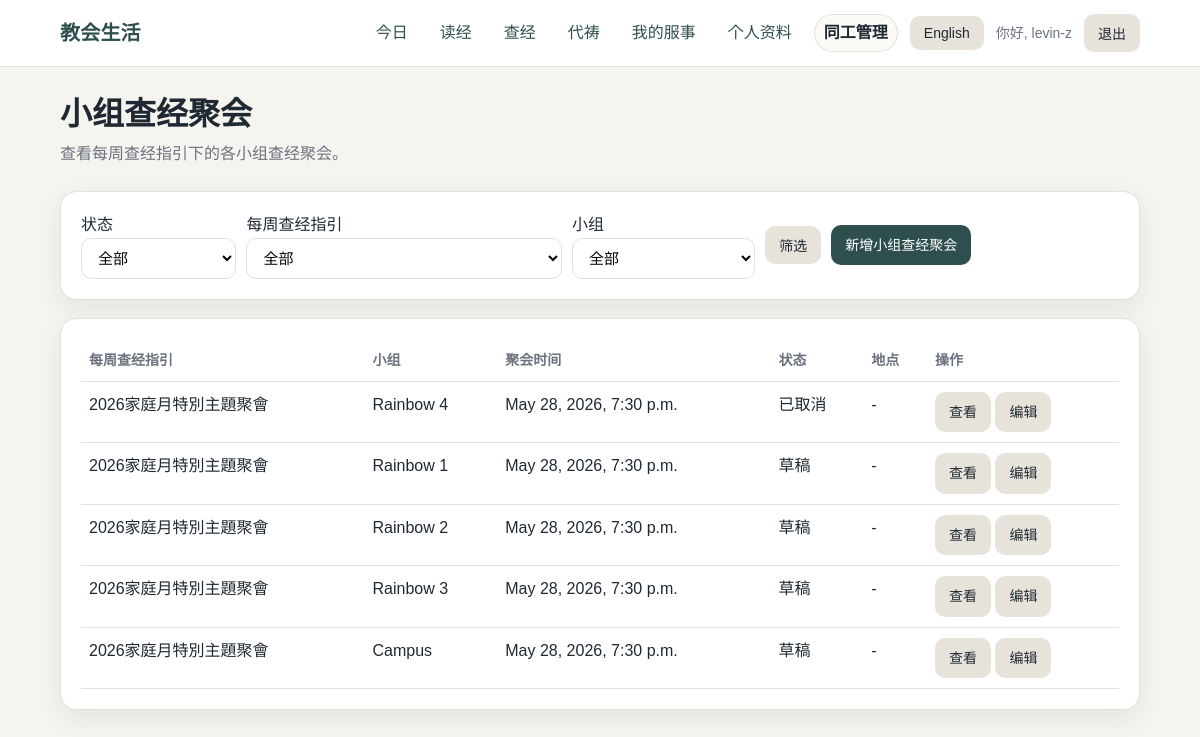
/studies/meetings/manage/ (signed in), run on the app's committed database.
### accounts/models.py (models this page shows, shortened)
class Profile(models.Model):
    LANGUAGE_CHOICES = [
        ("zh", "中文"),
        ("en", "English"),
    ]
    user = models.OneToOneField(
        settings.AUTH_USER_MODEL,
        on_delete=models.CASCADE,
        related_name="profile",
    )
    small_group = models.ForeignKey(
        SmallGroup,
        on_delete=models.SET_NULL,
        null=True,
        blank=True,
        related_name="members",
    )
    preferred_language = models.CharField(
        max_length=2,
        choices=LANGUAGE_CHOICES,
        default="zh",
    )
    must_change_password = models.BooleanField(default=False)

class SmallGroup(models.Model):
    name = models.CharField(max_length=80, unique=True)
    district = models.ForeignKey(
        District,
        on_delete=models.SET_NULL,
        null=True,
        blank=True,
        related_name="small_groups",
    )
    church_structure_unit = models.ForeignKey(
        "ChurchStructureUnit",
        on_delete=models.SET_NULL,
        null=True,
        blank=True,
        related_name="legacy_small_groups",
        help_text=(
            "Optional bridge to the future ChurchStructureUnit tree. "
            "Not required and does not change current runtime behavior."
        ),
    )
    is_active = models.BooleanField(default=True)
    def __str__(self):
        return self.name

### studies/models.py (models this page shows, shortened)
class BibleStudyMeeting(models.Model):
    STATUS_DRAFT = "draft"
    STATUS_PUBLISHED = "published"
    STATUS_COMPLETED = "completed"
    STATUS_CANCELLED = "cancelled"
    STATUS_CHOICES = [
        (STATUS_DRAFT, "Draft"),
        (STATUS_PUBLISHED, "Published"),
        (STATUS_COMPLETED, "Completed"),
        (STATUS_CANCELLED, "Cancelled"),
    ]
    lesson = models.ForeignKey(
        BibleStudyLesson,
        on_delete=models.CASCADE,
        related_name="meetings",
    )
    small_group = models.ForeignKey(
        SmallGroup,
        on_delete=models.CASCADE,
        related_name="bible_study_meetings",
    )
    meeting_datetime = models.DateTimeField()
    location = models.CharField(max_length=180, blank=True, default="")
    location_en = models.CharField(max_length=180, blank=True, default="")
    meeting_link = models.URLField(max_length=500, blank=True, default="")
    discussion_leader_user = models.ForeignKey(
        settings.AUTH_USER_MODEL,
        on_delete=models.SET_NULL,
        null=True,
        blank=True,
        related_name="bible_study_discussion_meetings",
    )
    discussion_leader_name = models.CharField(max_length=160, blank=True, default="")
    group_direction = models.TextField(blank=True, default="")
    group_direction_en = models.TextField(blank=True, default="")
    group_questions = models.TextField(blank=True, default="")
    group_questions_en = models.TextField(blank=True, default="")
    status = models.CharField(
        max_length=32,
        choices=STATUS_CHOICES,
        default=STATUS_DRAFT,
    )
    service_event = models.ForeignKey(
        "events.ServiceEvent",
        on_delete=models.SET_NULL,
        null=True,
        blank=True,
        related_name="bible_study_meetings",
    )
    created_by = models.ForeignKey(
        settings.AUTH_USER_MODEL,
        on_delete=models.SET_NULL,
        null=True,
        blank=True,
        related_name="created_bible_study_meetings",
    )
    created_at = models.DateTimeField(auto_now_add=True)
    updated_at = models.DateTimeField(auto_now=True)
    class Meta:
        ordering = ["-meeting_datetime"]
        constraints = [
            models.UniqueConstraint(
                fields=["lesson", "small_group"],
                name="unique_bible_study_meeting_lesson_group",
            )
        ]
    def get_location(self, language="zh"):
        if language == "en" and self.location_en:
            return self.location_en
        return self.location

class BibleStudyLesson(models.Model):
    STATUS_DRAFT = "draft"
    STATUS_PUBLISHED = "published"
    STATUS_COMPLETED = "completed"
    STATUS_CANCELLED = "cancelled"
    STATUS_CHOICES = [
        (STATUS_DRAFT, "Draft"),
        (STATUS_PUBLISHED, "Published"),
        (STATUS_COMPLETED, "Completed"),
        (STATUS_CANCELLED, "Cancelled"),
    ]
    series = models.ForeignKey(
        BibleStudySeries,
        on_delete=models.CASCADE,
        related_name="lessons",
    )
    title = models.CharField(max_length=180)
    title_en = models.CharField(max_length=180, blank=True, default="")
    scripture_reference = models.CharField(max_length=180, blank=True, default="")
    lesson_date = models.DateField()
    prestudy_datetime = models.DateTimeField(null=True, blank=True)
    pastor_guide_body = models.TextField(blank=True, default="")
    pastor_guide_body_en = models.TextField(blank=True, default="")
    global_discussion_questions = models.TextField(blank=True, default="")
    global_discussion_questions_en = models.TextField(blank=True, default="")
    prestudy_notes = models.TextField(blank=True, default="")
    prestudy_notes_en = models.TextField(blank=True, default="")
    status = models.CharField(
        max_length=32,
        choices=STATUS_CHOICES,
        default=STATUS_DRAFT,
    )
    published_at = models.DateTimeField(null=True, blank=True)
    created_by = models.ForeignKey(
        settings.AUTH_USER_MODEL,
        on_delete=models.SET_NULL,
        null=True,
        blank=True,
        related_name="created_bible_study_lessons",
    )
    created_at = models.DateTimeField(auto_now_add=True)
    updated_at = models.DateTimeField(auto_now=True)
    class Meta:
        ordering = ["-lesson_date", "-prestudy_datetime"]
    def get_title(self, language="zh"):
        if language == "en" and self.title_en:
            return self.title_en
        return self.title

### studies/views.py (the view)
@login_required
def bible_study_meeting_manage_list(request):
    language = get_user_language(request)
    if not can_manage_bible_studies(request.user):
        messages.error(request, study_ui_text(language, "no_permission"))
        return redirect("study_session_list")
    status = (request.GET.get("status") or "").strip()
    lesson_id = (request.GET.get("lesson") or "").strip()
    small_group_id = (request.GET.get("small_group") or "").strip()
    meetings = BibleStudyMeeting.objects.select_related(
        "lesson",
        "small_group",
        "created_by",
    )
    if status:
        meetings = meetings.filter(status=status)
    if lesson_id:
        meetings = meetings.filter(lesson_id=lesson_id)
    if small_group_id:
        meetings = meetings.filter(small_group_id=small_group_id)
    small_group_model = BibleStudyMeeting._meta.get_field(
        "small_group"
    ).remote_field.model
    return render(
        request,
        "studies/bible_study_meeting_manage_list.html",
        {
            "meetings": meetings,
            "lesson_options": BibleStudyLesson.objects.order_by(
                "-lesson_date",
                "title",
            ),
            "small_group_options": small_group_model.objects.filter(
                is_active=True,
            ).order_by("name"),
            "status": status,
            "lesson_id": lesson_id,
            "small_group_id": small_group_id,
            "status_choices": BibleStudyMeeting.STATUS_CHOICES,
        },
    )

### templates/studies/bible_study_meeting_manage_list.html (shortened to what this page needs)
{% extends "base.html" %}
{% load study_extras %}
{% block content %}
<div class="page-header">
    <h1 class="page-title">{% if language == "zh" %}小组查经聚会{% else %}Small Group Bible Study Meetings{% endif %}</h1>
    <p class="page-subtitle">
        {% if language == "zh" %}查看每周查经指引下的各小组查经聚会。{% else %}Review small-group meetings under weekly Bible Study guides.{% endif %}
    </p>
</div>
<div class="card">
    <form method="get" class="actions">
        <label>
            {% if language == "zh" %}状态{% else %}Status{% endif %}
            <select name="status">
                <option value="">{% if language == "zh" %}全部{% else %}All{% endif %}</option>
            </select>
        </label>
        <label>
            {% if language == "zh" %}每周查经指引{% else %}Weekly Bible Study Guide{% endif %}
            <select name="lesson">
                <option value="">{% if language == "zh" %}全部{% else %}All{% endif %}</option>
            </select>
        </label>
        <label>
            {% if language == "zh" %}小组{% else %}Small Group{% endif %}
            <select name="small_group">
                <option value="">{% if language == "zh" %}全部{% else %}All{% endif %}</option>
            </select>
        </label>
        <button type="submit" class="button-secondary">
            {% if language == "zh" %}筛选{% else %}Filter{% endif %}
        </button>
        <a class="button" href="{% url 'create_bible_study_meeting' %}">
            {% if language == "zh" %}新增小组查经聚会{% else %}New Small Group Meeting{% endif %}
        </a>
    </form>
</div>
{% if meetings %}
<div class="card">
    <div class="table-wrap">
        <table>
            <thead>
                <tr>
                    <th>{% if language == "zh" %}每周查经指引{% else %}Weekly Bible Study Guide{% endif %}</th>
                    <th>{% if language == "zh" %}小组{% else %}Small Group{% endif %}</th>
                    <th>{% if language == "zh" %}聚会时间{% else %}Meeting Time{% endif %}</th>
                    <th>{% if language == "zh" %}状态{% else %}Status{% endif %}</th>
                    <th>{% if language == "zh" %}地点{% else %}Location{% endif %}</th>
                    <th>{% if language == "zh" %}操作{% else %}Actions{% endif %}</th>
                </tr>
            </thead>
            <tbody>
                {% for meeting in meetings %}
                <tr>
                    <td>{{ meeting.lesson|study_lesson_title:language }}</td>
                    <td>{{ meeting.small_group }}</td>
                    <td>{{ meeting.meeting_datetime }}</td>
                    <td>{{ meeting|study_status_label:language }}</td>
                    <td>{{ meeting|study_meeting_location:language|default:"-" }}</td>
                    <td>
                        <a class="button button-secondary"
                           href="{% url 'bible_study_meeting_detail' meeting.id %}">
                            {% if language == "zh" %}查看{% else %}View{% endif %}
                        </a>
                        <a class="button button-secondary"
                           href="{% url 'edit_bible_study_meeting' meeting.id %}">
                            {% if language == "zh" %}编辑{% else %}Edit{% endif %}
                        </a>
                    </td>
                </tr>
                {% endfor %}
            </tbody>
        </table>
    </div>
</div>
{% else %}
<div class="card">
    <p class="muted">
        {% if language == "zh" %}还没有小组查经聚会。{% else %}No small group Bible Study meetings have been created yet.{% endif %}
    </p>
</div>
{% endif %}
{% endblock %}

### templates/base.html (shortened to what this page needs)
{% load static %}
<!doctype html>
<html lang="en">
<head>
    <link rel="stylesheet" href="{% static 'css/app.css' %}">
</head>
<body>
    <header class="site-header">
        <div class="site-header-inner">
            <a class="brand" href="{% url 'home' %}">{{ ui.site_title }}</a>
            <nav class="nav">
                {% if user.is_authenticated %}
                <a class="nav-link{% if active_nav == 'today' %} active{% endif %}"
                   href="{% url 'home' %}">{{ ui.today }}</a>
                <a class="nav-link{% if active_nav == 'reading' %} active{% endif %}"
                   href="{% url 'my_plans' %}">{{ ui.my_plans }}</a>
                <a class="nav-link{% if active_nav == 'bible_study' %} active{% endif %}"
                   href="{% url 'study_session_list' %}">
                    {% if language == "zh" %}查经{% else %}Bible Study{% endif %}
                </a>
                <a class="nav-link{% if active_nav == 'prayer' %} active{% endif %}"
                   href="{% url 'prayer_list' %}">
                    {% if language == "zh" %}代祷{% else %}Prayer{% endif %}
                </a>
                <a class="nav-link{% if active_nav == 'my_serving' %} active{% endif %}"
                   href="{% url 'my_serving' %}">
                    {% if language == "zh" %}我的服事{% else %}My Serving{% endif %}
                </a>
                <a class="nav-link{% if active_nav == 'profile' %} active{% endif %}"
                   href="{% url 'profile' %}">{{ ui.profile }}</a>
                {% if user.is_staff %}
                <details class="nav-staff-menu nav-dropdown" data-dropdown-var-prefix="staff-menu">
                    <summary class="nav-link{% if active_nav == 'staff' %} active{% endif %}">
                        {% if language == "zh" %}同工管理{% else %}Staff{% endif %}
                    </summary>
                </details>
                {% endif %}
                <form method="post" action="{% url 'change_language' %}" class="inline-form">
                    <button type="submit" class="button-secondary">
                        {{ other_language_label }}
                    </button>
                </form>
                <span class="nav-user">{{ ui.hi }}, {{ user.username }}</span>
                <form method="post" action="{% url 'logout' %}" class="inline-form">
                    <button type="submit" class="button-secondary">{{ ui.logout }}</button>
                </form>
                {% endif %}
            </nav>
        </div>
    </header>
    <main class="container">
        {% block content %}{% endblock %}
    </main>
</body>
</html>

### data on the page
BibleStudyMeeting: lesson|study_lesson_title "2026家庭月特別主題聚會", small_group "Rainbow 4", meeting_datetime "May 28, 2026, 7:30 p.m.", status.preferred_language "已取消", location.preferred_language "-"
BibleStudyMeeting: lesson|study_lesson_title "2026家庭月特別主題聚會", small_group "Rainbow 1", meeting_datetime "May 28, 2026, 7:30 p.m.", status.preferred_language "草稿", location.preferred_language "-"
BibleStudyMeeting: lesson|study_lesson_title "2026家庭月特別主題聚會", small_group "Rainbow 2", meeting_datetime "May 28, 2026, 7:30 p.m.", status.preferred_language "草稿", location.preferred_language "-"
BibleStudyMeeting: lesson|study_lesson_title "2026家庭月特別主題聚會", small_group "Rainbow 3", meeting_datetime "May 28, 2026, 7:30 p.m.", status.preferred_language "草稿", location.preferred_language "-"
BibleStudyMeeting: lesson|study_lesson_title "2026家庭月特別主題聚會", small_group "Campus", meeting_datetime "May 28, 2026, 7:30 p.m.", status.preferred_language "草稿", location.preferred_language "-"

### other printed values
{{ ui.site_title }} "教会生活"
{{ ui.today }} "今日"
{{ ui.my_plans }} "读经"
{{ ui.profile }} "个人资料"
{{ other_language_label }} "English"
{{ ui.hi }} "你好"
{{ user.username }} "levin-z"
{{ ui.logout }} "退出"
